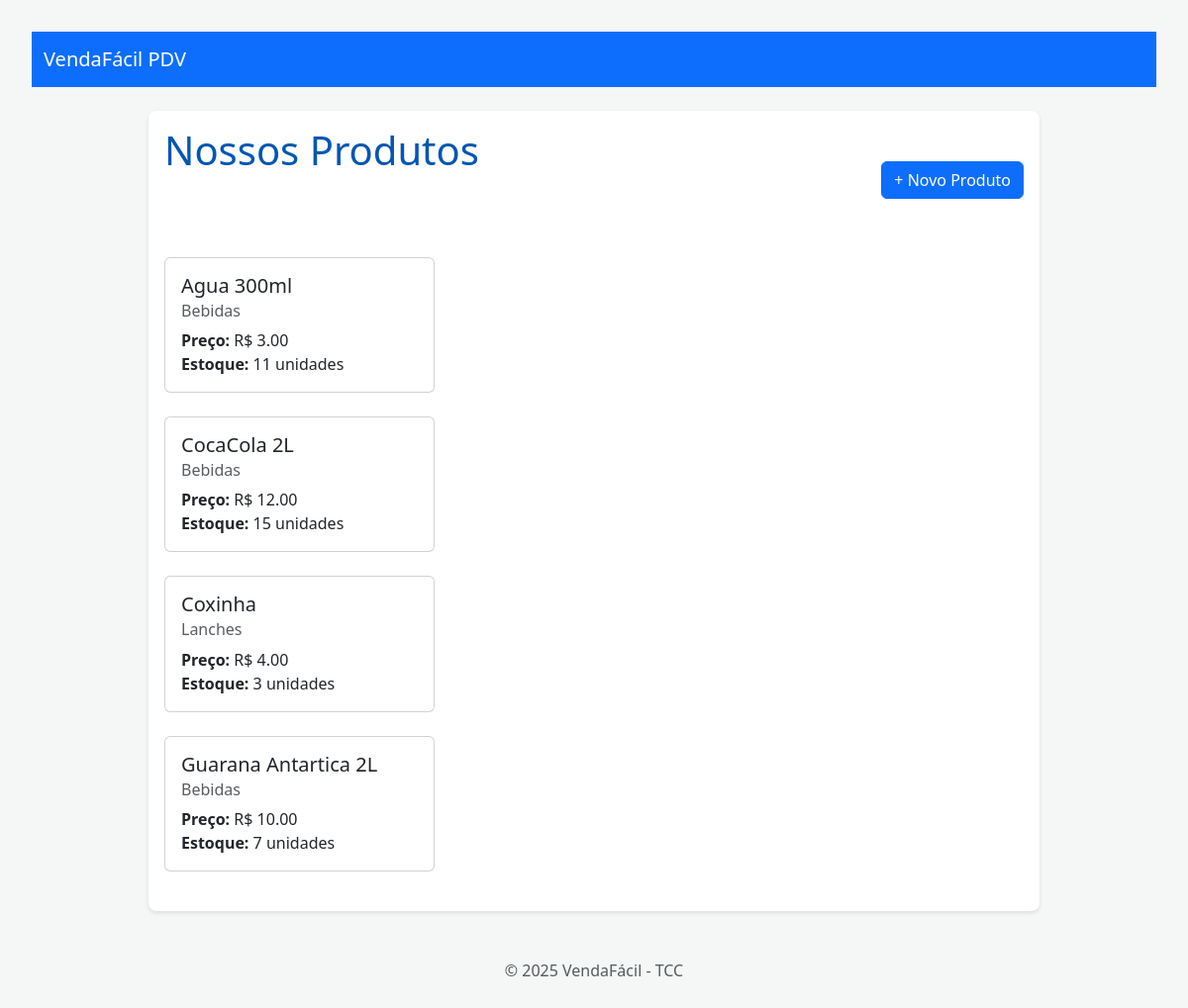
/produtos/, run on the app's committed database.
### products/models.py (models this page shows, shortened)
class Produto(models.Model):
    nome = models.CharField(max_length=200, help_text="Nome do produto")
    descricao = models.TextField(blank=True, null=True, help_text="Descrição do Produto")
    preco = models.DecimalField(max_digits=10, decimal_places=2, help_text="Preço do produto")
    estoque = models.IntegerField(default=0, help_text="Quantidade em estoque")
    categoria = models.ForeignKey(Categoria, on_delete=models.PROTECT, related_name='produtos', help_text="Categoria do produto")
    data_criacao = models.DateTimeField(auto_now_add=True)
    data_atualizacao = models.DateTimeField(auto_now=True)

class Categoria(models.Model):
    nome = models.CharField(max_length=100, unique=True, help_text="Nome da categoria")
    def __str__(self):
        return self.nome

### products/views.py (the view)
# urls.py: path('', views.listar_produtos, name='listar_produtos'),
def listar_produtos(request):
    produtos = Produto.objects.all().order_by('nome') #Puxa os objetos do banco e ordena por nome
    contexto = {
        'lista_de_produtos': produtos,
    }
    return render(request, 'products/lista_produtos.html', contexto)

### templates/products/lista_produtos.html (shortened to what this page needs)
{% extends 'base.html' %}
{% block content %}
<div class="d-flex justify-content-between align-items-center mb-4">
    <h1>Nossos Produtos</h1>
    <a href="{% url 'products:criar_produto' %}" class="btn btn-primary">
        + Novo Produto
    </a>
</div>
<div class="row">
    {% for produto in lista_de_produtos %}
    <div class="col-md-6 col-lg-4 mb-4">
        <div class="card h-100">
            <div class="card-body">
                <h5 class="card-title">
                    <a href="{% url 'products:detalhe_produto' produto.id %}" class="text-decoration-none text-dark">
                        {{ produto.nome }}
                </h5>
                <h6 class="card-subtitle mb-2 text-muted">{{ produto.categoria }}</h6>
                <p class="card-text">
                    <strong>Preço:</strong> R$ {{ produto.preco }} <br>
                    <strong>Estoque:</strong> {{ produto.estoque }} unidades
                </p>
                </div>
        </div>
    </div>
    {% empty %}
    <div class="col-12">
        <div class="alert alert-warning" role="alert">
            Nenhum produto cadastrado ainda.
        </div>
    </div>
    {% endfor %}
</div>
{% endblock %}

### static/css/main.css (style rules this page uses)
body { font-family: system-ui, -apple-system, BlinkMacSystemFont, 'Segoe UI', Roboto, Oxygen, Ubuntu, Cantarell, 'Open Sans', 'Helvetica Neue', sans-serif; background-color: #f4f7f6; color: #333; margin: 0; padding: 2em; }
h1 { color: #0056b3; text-align: center; margin-bottom: 1.5em; }

### data on the page
Produto: nome "Agua 300ml", categoria "Bebidas", preco "3.00", estoque "11"
Produto: nome "CocaCola 2L", categoria "Bebidas", preco "12.00", estoque "15"
Produto: nome "Coxinha", categoria "Lanches", preco "4.00", estoque "3"
Produto: nome "Guarana Antartica 2L", categoria "Bebidas", preco "10.00", estoque "7"
